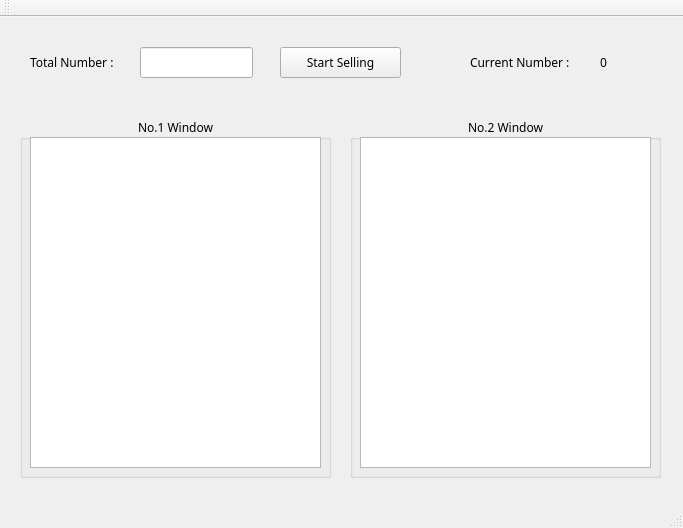
<?xml version="1.0" encoding="UTF-8"?>
<ui version="4.0">
 <class>ticketsystemClass</class>
 <widget class="QMainWindow" name="ticketsystemClass">
  <property name="geometry">
   <rect>
    <x>0</x>
    <y>0</y>
    <width>683</width>
    <height>528</height>
   </rect>
  </property>
  <property name="windowTitle">
   <string>ticketsystem</string>
  </property>
  <widget class="QWidget" name="centralWidget">
   <widget class="QLabel" name="label">
    <property name="geometry">
     <rect>
      <x>30</x>
      <y>30</y>
      <width>121</width>
      <height>31</height>
     </rect>
    </property>
    <property name="font">
     <font>
      <family>Bahnschrift Light</family>
     </font>
    </property>
    <property name="text">
     <string>Total Number :</string>
    </property>
   </widget>
   <widget class="QLineEdit" name="lineEdit">
    <property name="geometry">
     <rect>
      <x>140</x>
      <y>30</y>
      <width>113</width>
      <height>31</height>
     </rect>
    </property>
    <property name="font">
     <font>
      <family>Bahnschrift Light</family>
     </font>
    </property>
   </widget>
   <widget class="QPushButton" name="pushButton">
    <property name="geometry">
     <rect>
      <x>280</x>
      <y>30</y>
      <width>121</width>
      <height>31</height>
     </rect>
    </property>
    <property name="font">
     <font>
      <family>Bahnschrift Light</family>
     </font>
    </property>
    <property name="text">
     <string>Start Selling</string>
    </property>
   </widget>
   <widget class="QLabel" name="label_2">
    <property name="geometry">
     <rect>
      <x>470</x>
      <y>30</y>
      <width>121</width>
      <height>31</height>
     </rect>
    </property>
    <property name="font">
     <font>
      <family>Bahnschrift Light</family>
     </font>
    </property>
    <property name="text">
     <string>Current Number :</string>
    </property>
   </widget>
   <widget class="QGroupBox" name="groupBox">
    <property name="geometry">
     <rect>
      <x>20</x>
      <y>100</y>
      <width>311</width>
      <height>361</height>
     </rect>
    </property>
    <property name="font">
     <font>
      <family>Bahnschrift Light</family>
     </font>
    </property>
    <property name="title">
     <string>No.1 Window</string>
    </property>
    <property name="alignment">
     <set>Qt::AlignCenter</set>
    </property>
    <widget class="QTextBrowser" name="textBrowser">
     <property name="geometry">
      <rect>
       <x>10</x>
       <y>20</y>
       <width>291</width>
       <height>331</height>
      </rect>
     </property>
    </widget>
   </widget>
   <widget class="QGroupBox" name="groupBox_2">
    <property name="geometry">
     <rect>
      <x>350</x>
      <y>100</y>
      <width>311</width>
      <height>361</height>
     </rect>
    </property>
    <property name="font">
     <font>
      <family>Bahnschrift Light</family>
     </font>
    </property>
    <property name="title">
     <string>No.2 Window</string>
    </property>
    <property name="alignment">
     <set>Qt::AlignCenter</set>
    </property>
    <widget class="QTextBrowser" name="textBrowser_2">
     <property name="geometry">
      <rect>
       <x>10</x>
       <y>20</y>
       <width>291</width>
       <height>331</height>
      </rect>
     </property>
    </widget>
   </widget>
   <widget class="QLabel" name="label_3">
    <property name="geometry">
     <rect>
      <x>600</x>
      <y>30</y>
      <width>31</width>
      <height>31</height>
     </rect>
    </property>
    <property name="font">
     <font>
      <family>Bahnschrift Light</family>
     </font>
    </property>
    <property name="text">
     <string>0</string>
    </property>
   </widget>
  </widget>
  <widget class="QMenuBar" name="menuBar">
   <property name="geometry">
    <rect>
     <x>0</x>
     <y>0</y>
     <width>683</width>
     <height>26</height>
    </rect>
   </property>
  </widget>
  <widget class="QToolBar" name="mainToolBar">
   <attribute name="toolBarArea">
    <enum>TopToolBarArea</enum>
   </attribute>
   <attribute name="toolBarBreak">
    <bool>false</bool>
   </attribute>
  </widget>
  <widget class="QStatusBar" name="statusBar"/>
 </widget>
 <layoutdefault spacing="6" margin="11"/>
 <resources>
  <include location="ticketsystem.qrc"/>
 </resources>
 <connections/>
</ui>
